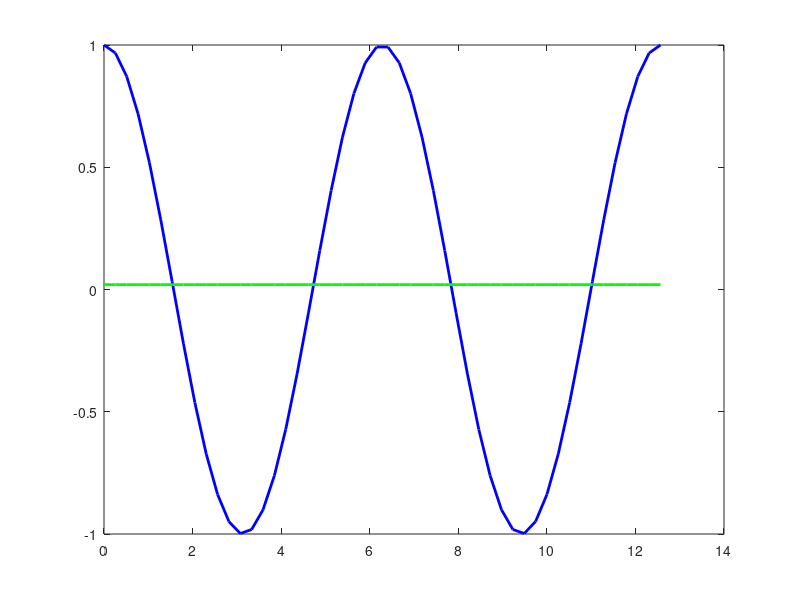
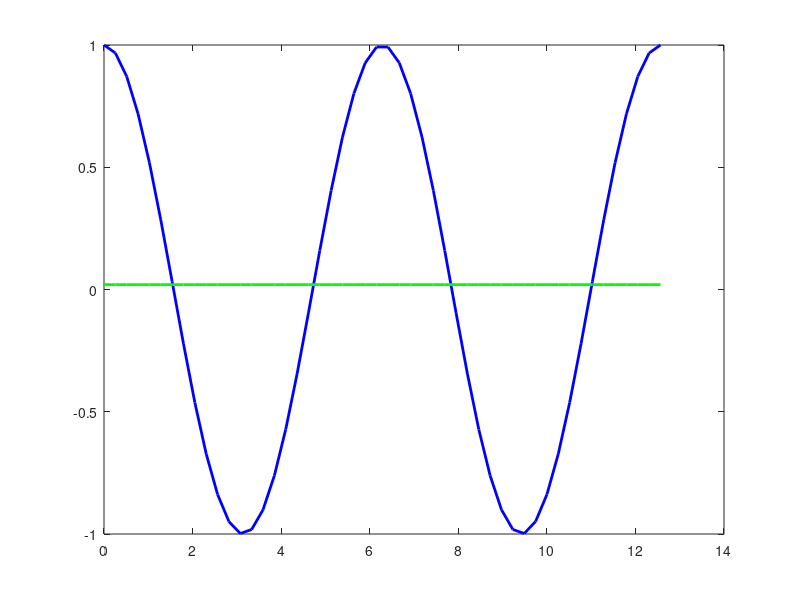
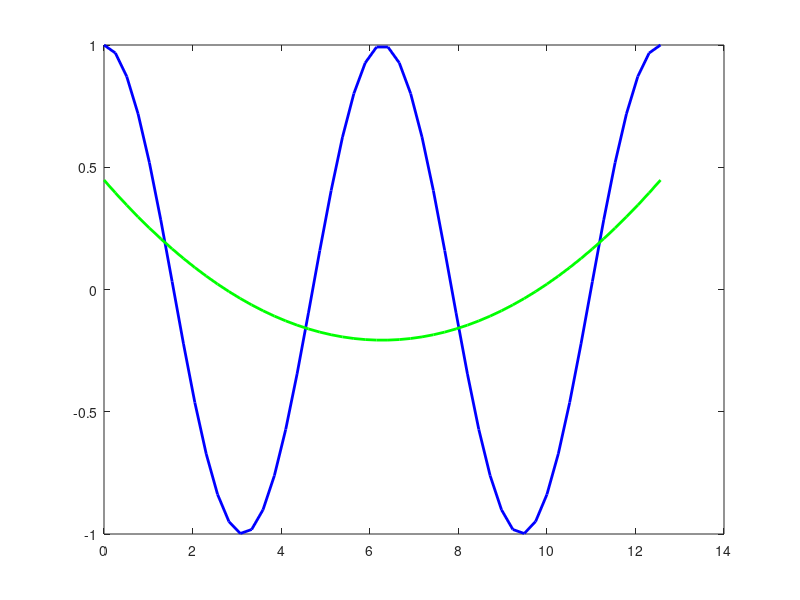
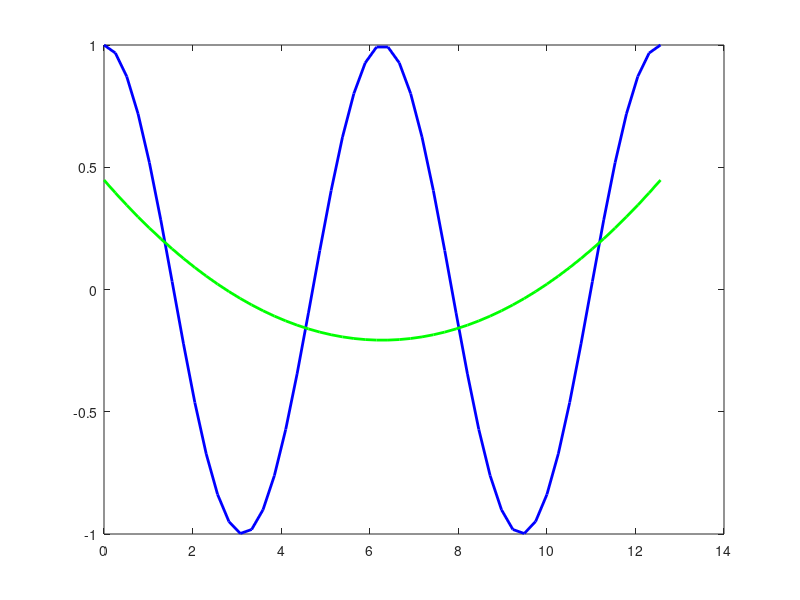

MATLAB code for these plots, in order:
function x = eje2b
    x = linspace(0, 4*pi, 50);
    for i = 1 : 50
        y(i) = cos(x(i));
    endfor
    for i = 0 : 5
        p = polyfit(x, y, i);
        yd = polyval(p, x);
        figure(i+1);
        plot(x, y,'b', 'linewidth', 2);
        hold on
        plot(x, yd, 'g', 'linewidth', 2);
        hold off
    endfor
endfunction         
            
        
        
